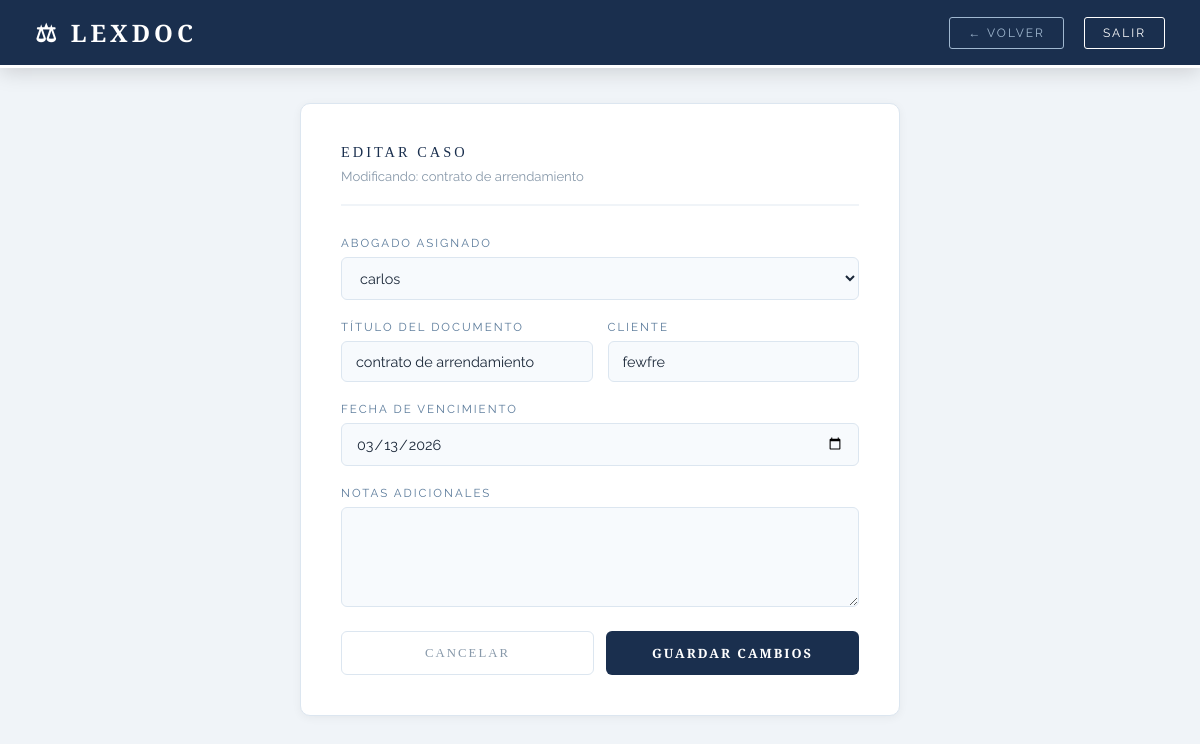
Screenshot of /jefe/editar/1 (signed in) with the database file from the repository.
### tables this page shows
CREATE TABLE documentos (
        id INTEGER PRIMARY KEY AUTOINCREMENT,
        titulo TEXT NOT NULL,
        cliente TEXT NOT NULL,
        archivo TEXT NOT NULL,
        fecha_vencimiento TEXT NOT NULL,
        notas TEXT,
        comentario_abogado TEXT,
        estado_caso TEXT DEFAULT 'pendiente',
        abogado_id INTEGER,
        asignado_por INTEGER,
        fecha_subida TEXT DEFAULT CURRENT_TIMESTAMP,
        fecha_actualizacion TEXT DEFAULT CURRENT_TIMESTAMP,
alerta_enviada INTEGER DEFAULT 0,
        FOREIGN KEY (abogado_id) REFERENCES usuarios(id),
        FOREIGN KEY (asignado_por) REFERENCES usuarios(id)
    );

CREATE TABLE usuarios (
        id INTEGER PRIMARY KEY AUTOINCREMENT,
        nombre TEXT NOT NULL,
        email TEXT UNIQUE NOT NULL,
        password TEXT NOT NULL,
        rol TEXT NOT NULL
    );

### app.py (the view, shortened to what this page needs)
@app.route('/jefe/editar/<int:id>', methods=['GET', 'POST'])
@login_requerido(['jefe'])
def jefe_editar(id):
    conn = get_db()
    doc = conn.execute(
        "SELECT * FROM documentos WHERE id = ?", (id,)
    ).fetchone()
    if not doc:
        flash('Documento no encontrado', 'error')
        return redirect(url_for('jefe_dashboard'))
    abogados = conn.execute(
        "SELECT * FROM usuarios WHERE rol = 'abogado'"
    ).fetchall()
    conn.close()
    return render_template('jefe/editar.html',
                         doc=doc,
                         abogados=abogados,
                         nombre=session['usuario_nombre'])

### app.py (called while the page is built)
def get_db():
    conn = sqlite3.connect('lexdoc.db')
    conn.row_factory = sqlite3.Row
    return conn

def login_requerido(roles_permitidos):
    def decorador(f):
        from functools import wraps
        @wraps(f)
        def wrapper(*args, **kwargs):
            if 'usuario_id' not in session:
                return redirect(url_for('login'))
            if session.get('rol') not in roles_permitidos:
                flash('No tienes permiso para acceder aquí', 'error')
                return redirect(url_for('dashboard'))
            return f(*args, **kwargs)
        return wrapper
    return decorador

### templates/jefe/editar.html (shortened to what this page needs)
<!DOCTYPE html>
<html lang="es">
<head>
</head>
<body>
    <nav class="navbar">
        <h1>⚖ LEXDOC</h1>
        <div class="navbar-right">
            <a href="/jefe" class="btn-back">← VOLVER</a>
            <a href="/logout" class="btn-logout">SALIR</a>
        </div>
    </nav>
    <div class="content">
        <div class="form-card">
            <p class="form-title">EDITAR CASO</p>
            <p class="form-subtitle">Modificando: {{ doc['titulo'] }}</p>
            <form method="POST">
                <div class="form-group">
                    <label>Abogado Asignado</label>
                    <select name="abogado_id">
                        {% for a in abogados %}
                        <option value="{{ a['id'] }}"
                            {% if a['id'] == doc['abogado_id'] %}selected{% endif %}>
                            {{ a['nombre'] }}
                        </option>
                        {% endfor %}
                    </select>
                </div>
                <div class="form-row">
                    <div class="form-group">
                        <label>Título del Documento</label>
                        <input type="text" name="titulo"
                               value="{{ doc['titulo'] }}" required>
                    </div>
                    <div class="form-group">
                        <label>Cliente</label>
                        <input type="text" name="cliente"
                               value="{{ doc['cliente'] }}" required>
                    </div>
                </div>
                <div class="form-group">
                    <label>Fecha de Vencimiento</label>
                    <input type="date" name="fecha_vencimiento"
                           value="{{ doc['fecha_vencimiento'] }}" required>
                </div>
                <div class="form-group">
                    <label>Notas adicionales</label>
                    <textarea name="notas">{{ doc['notas'] or '' }}</textarea>
                </div>
                <div class="btn-group">
                    <a href="/jefe" class="btn-cancelar">CANCELAR</a>
                    <button type="submit" class="btn-guardar">GUARDAR CAMBIOS</button>
                </div>
            </form>
        </div>
    </div>
</body>
</html>

### templates/jefe/editar.html (style rules this page uses)
* { margin: 0; padding: 0; box-sizing: border-box; }
body { font-family: 'Raleway', sans-serif; background: #f0f4f8; color: #1a2738; min-height: 100vh; }
.navbar { background: #1a2f4e; border-bottom: 3px solid #ffffff; padding: 16px 35px; display: flex; justify-content: space-between; align-items: center; box-shadow: 0 4px 20px rgba(0,0,0,0.15); position: sticky; top: 0; z-index: 100; }
.navbar h1 { font-family: 'Cinzel', serif; color: #ffffff; font-size: 1.5rem; letter-spacing: 4px; }
.navbar-right { display: flex; align-items: center; gap: 20px; }
.btn-back { background: transparent; border: 1px solid #a0b8d0; color: #a0b8d0; padding: 8px 18px; border-radius: 3px; font-size: 0.75rem; letter-spacing: 2px; text-decoration: none; transition: all 0.3s; }
.btn-logout { background: transparent; border: 1px solid #ffffff; color: #ffffff; padding: 8px 18px; border-radius: 3px; font-size: 0.75rem; letter-spacing: 2px; text-decoration: none; transition: all 0.3s; }
.content { padding: 35px; display: flex; justify-content: center; }
.form-card { background: #ffffff; border: 1px solid #dce6f0; border-radius: 10px; padding: 40px; box-shadow: 0 2px 10px rgba(0,0,0,0.05); width: 100%; max-width: 600px; }
.form-title { font-family: 'Cinzel', serif; color: #1a2f4e; font-size: 0.9rem; letter-spacing: 3px; margin-bottom: 8px; }
.form-subtitle { color: #8899aa; font-size: 0.82rem; margin-bottom: 30px; padding-bottom: 20px; border-bottom: 2px solid #f0f4f8; }
.form-group { margin-bottom: 20px; }
label { display: block; color: #5a7a9a; font-size: 0.72rem; letter-spacing: 2px; margin-bottom: 7px; text-transform: uppercase; }
input, select, textarea { width: 100%; padding: 11px 14px; background: #f7fafd; border: 1px solid #dce6f0; border-radius: 6px; color: #1a2738; font-size: 0.9rem; font-family: 'Raleway', sans-serif; transition: border-color 0.3s; }
textarea { resize: vertical; min-height: 100px; }
.form-row { display: grid; grid-template-columns: 1fr 1fr; gap: 15px; }
.btn-group { display: grid; grid-template-columns: 1fr 1fr; gap: 12px; margin-top: 10px; }
.btn-guardar { padding: 13px; background: #1a2f4e; color: #ffffff; border: none; border-radius: 6px; font-size: 0.8rem; font-weight: 600; letter-spacing: 2px; cursor: pointer; transition: all 0.3s; font-family: 'Cinzel', serif; }
.btn-cancelar { padding: 13px; background: transparent; color: #8899aa; border: 1px solid #dce6f0; border-radius: 6px; font-size: 0.8rem; letter-spacing: 2px; cursor: pointer; text-decoration: none; text-align: center; transition: all 0.3s; font-family: 'Cinzel', serif; display: flex; align-items: center; justify-content: center; }

### rows the page displays
documentos: titulo "contrato de arrendamiento", abogado_id "carlos", cliente "fewfre", fecha_vencimiento "03/13/2026"
